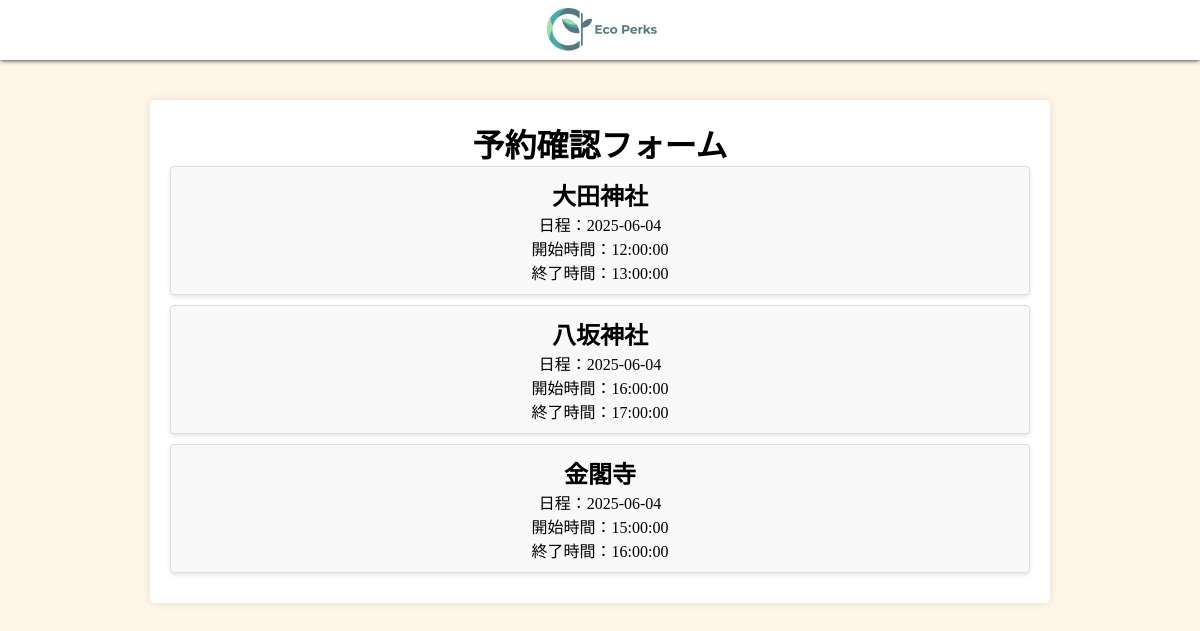
The page /PHP/yoyakukakunin.php on the database its author committed.
### tables this page shows
CREATE TABLE `yoyaku` (
  `id` int(11) NOT NULL,
  `username` varchar(255) NOT NULL,
  `reservation_date` date NOT NULL,
  `area_id` int(11) NOT NULL,
  `start_time` time NOT NULL,
  `end_time` time NOT NULL,
  `status` int(11) DEFAULT 0,
  `created_at` timestamp NOT NULL DEFAULT current_timestamp(),
  `update_at` timestamp NOT NULL DEFAULT current_timestamp(),
  `location` varchar(255) DEFAULT NULL
);

### PHP/yoyakukakunin.php (the view, shortened to what this page needs)
<!DOCTYPE html>
<html>
<head>
    <link rel="stylesheet" href="../CSS/indexStyle.css">
    <link rel="stylesheet" href="../CSS/yoyakukakuninStyle.css">
</head>
<body>
    <header>
        <div class="flexBox">
            <div class="menu">
            </div>
            <div class="logo">
                <img src="../img/logo.jpg" alt="" class="logo2">
            </div>
            <div class="icon"></div>
        </div>
    </header>
    <?php
    require_once('db_connection.php');
    $location = '';
    try {
        $pdo = new PDO("mysql:host=$servername;dbname=$dbname;charset=utf8", $dbUsername, $password);
        $pdo->setAttribute(PDO::ATTR_ERRMODE, PDO::ERRMODE_EXCEPTION);
        $yoyakusql = "SELECT id, reservation_date, start_time, end_time, location FROM yoyaku WHERE location = :location";
        $stmt = $pdo->prepare($yoyakusql);
        $stmt->bindParam(':location', $location, PDO::PARAM_INT);
        $stmt->execute();
        $row = $stmt->fetchAll(PDO::FETCH_ASSOC);
        } catch (PDOException $e) {
            echo "<p>データベースエラー: " . $e->getMessage() . "</p>";
        } catch (Exception $e) {
            echo "<p>エラー: " . $e->getMessage() . "</p>";
        }
    ?>
            <div class="container">
            <h1>予約確認フォーム</h1>
                <?php
                        if($row){
                            foreach($row as $rows){
                                $location = $rows['location'];
                                echo "<li><h2>$location</h2>";
                                $reservation_date = $rows['reservation_date'];
                                echo "<p>日程：$reservation_date</p>";
                                $start_time = $rows['start_time'];
                                echo "<p>開始時間：$start_time</p>";
                                $end_time = $rows['end_time'];
                                echo "<p>終了時間：$end_time</p></li>";
                            }
                        } else {
                            throw new Exception("指定された施設が見つかりません。");
                        }
                ?>
            </div>
</body>
</html>

### CSS/indexStyle.css (style rules this page uses)
body { background-color: #FFF6E9; }
header { width: 100%; height: 60px; top: 0; background-color: white; position: fixed; z-index: 100; }
.menu { width: 100%; }
.logo { height: 60px; width: 100%; text-align: center ; }
.logo2 { height: 60px; }
.icon { width: 100%; }
.flexBox { display: flex; box-shadow: 0px 0px 5px; }

### CSS/yoyakukakuninStyle.css (style rules this page uses)
* { margin: 0; padding: 0; box-sizing: border-box; }
.container { max-width: 75%; margin: 100px auto; background-color: #fff; padding: 20px; border-radius: 5px; box-shadow: 0 0 10px rgba(0, 0, 0, 0.1); text-align: center; }
li { list-style: none; padding: 10px; margin-bottom: 10px; border: 1px solid #ddd; border-radius: 4px; background-color: #f9f9f9; box-shadow: 0 2px 4px rgba(0, 0, 0, 0.1); }

### rows shown on the page
yoyaku: location "大田神社", reservation_date "2025-06-04", start_time "12:00:00", end_time "13:00:00"
yoyaku: location "八坂神社", reservation_date "2025-06-04", start_time "16:00:00", end_time "17:00:00"
yoyaku: location "金閣寺", reservation_date "2025-06-04", start_time "15:00:00", end_time "16:00:00"
